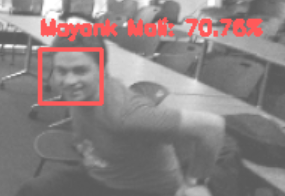
#> input picture recognition/bruh.png, 285 x 196 px; its folder holds only this picture in this run
$ python -i track.py   (imports and definitions only)
#> lines starting #> are read from the running program, lines starting #| are printed output that depends on the picture
import cv2
import imutils
import numpy as np
import math
from collections import Counter
import pandas as pd

detector = None
conf = None
embedder = None
recognizer = None
le = None

distance_threshold = 70

uid_counter = 0

track_objs = dict()

hbuff = {}
histories_used = 20


name_info = {
  "Chris Seiler": "Facial Recognition",
  "Mayank Mali": "Backend and Data Filtering",
  "George Ralph": "UI and streaming",
  "Audrey Tzeng": "Networking and Networking"
}

def get_titles(filename):
#> called with filename = '../data.csv'
    ni = {}
    df = pd.read_csv(filename)
#> (reads database/data.csv from the repository)
    df = df.set_index("name")
    #print(df["title"])
    for (name,series) in df.iterrows():
        ni[name] = series["title"]
    return ni

# [1 line that did not run here, left out]


def majority(history):
  count = Counter([n for (_,_,_,_,n) in history])
  return count.most_common(1)[0][0]

# [72 lines left out: function box_movement, not called in this run]

def process_frame(frame, dbg):
  frame = cv2.cvtColor(frame, cv2.COLOR_GRAY2BGR)
  frame = imutils.resize(frame, width=600)
  (h, w) = frame.shape[:2]

  print("IMAGE (%d, %d)" % (h, w))

  # construct a blob from the image
  imageBlob = cv2.dnn.blobFromImage(
    cv2.resize(frame, (300, 300)), 1.0, (300, 300),
    (104.0, 177.0, 123.0), swapRB=False, crop=False)

  # apply OpenCV's deep learning-based face detector to localize
  # faces in the input image
  detector.setInput(imageBlob)
  detections = detector.forward()

  boxes = list()

  # loop over the detections
  for i in range(0, detections.shape[2]):
    confidence = detections[0, 0, i, 2]

    # filter out weak detections
    if confidence > conf:
      # compute the (x, y)-coordinates of the bounding box for
      # the face
      box = detections[0, 0, i, 3:7] * np.array([w, h, w, h])
      (startX, startY, endX, endY) = box.astype("int")


      # extract the face ROI
      face = frame[startY:endY, startX:endX]
      (fH, fW) = face.shape[:2]

      # ensure the face width and height are sufficiently large
      if fW < 20 or fH < 20:
        continue

      # construct a blob for the face ROI, then pass the blob
      # through our face embedding model to obtain the 128-d
      # quantification of the face
      faceBlob = cv2.dnn.blobFromImage(face, 1.0 / 255,
        (96, 96), (0, 0, 0), swapRB=True, crop=False)
      embedder.setInput(faceBlob)
      vec = embedder.forward()

      # perform classification to recognize the face
      preds = recognizer.predict_proba(vec)[0]
      j = np.argmax(preds)
      proba = preds[j]
      name = le.classes_[j]

      boxes.append((startX, startY, endX, endY, name))

      # draw the bounding box of the face along with the
      # associated probability
      text = "{}: {:.2f}%".format(name, proba * 100)
      y = startY - 10 if startY - 10 > 10 else startY + 10
      cv2.rectangle(frame, (startX, startY), (endX, endY),
        (0, 0, 255), 2)
      cv2.putText(frame, text, (startX, y),
        cv2.FONT_HERSHEY_SIMPLEX, 0.45, (0, 0, 255), 2)

  if dbg:
    cv2.imshow("Frame", frame)
    key = cv2.waitKey(1) & 0xFF

    # if the `q` key was pressed, break from the loop
    if key == ord("q"):
      exit(0)

  return box_movement(boxes, dbg)

def track_faces(img, dbg=False):
  return process_frame(img, dbg)

>>> import cv2
>>> picture = cv2.imread('bruh.png', cv2.IMREAD_GRAYSCALE)
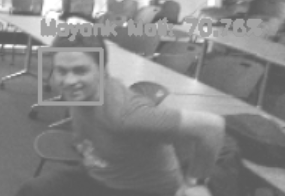
#> picture: shape (196, 285); min 90, max 255, mean 133.2
>>> result = track_faces(picture)
#| IMAGE (412, 600)
#> (the run stopped early here; a loop or call above may not have finished)
